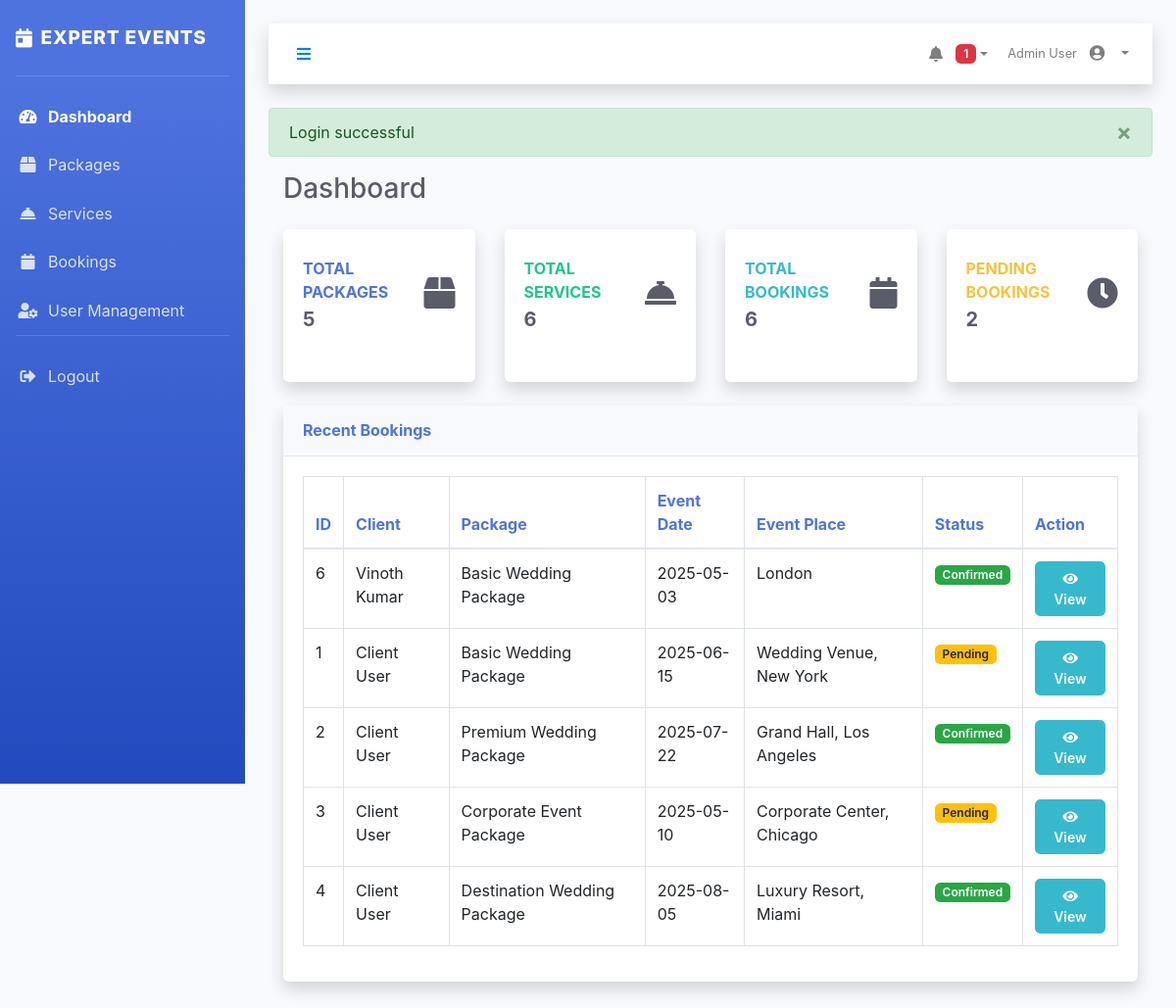
/pages/dashboard.php (signed in), run on the app's committed database.
### tables this page shows
CREATE TABLE `bookings` (
  `id` bigint(20) UNSIGNED NOT NULL,
  `user_id` int(11) DEFAULT NULL,
  `package_id` int(11) DEFAULT NULL,
  `event_place` varchar(255) DEFAULT NULL,
  `event_date` date DEFAULT NULL,
  `discount` decimal(10,2) DEFAULT NULL,
  `confirmed_by` int(11) DEFAULT NULL,
  `status` varchar(20) DEFAULT 'pending',
  `created_at` timestamp NOT NULL DEFAULT current_timestamp()
);

### config/database.php (called while the page is built, shortened)
<?php
class Database {
    private static $instance = null;
    private $connection;
    private function __construct() {
        $host = "localhost";
        $port = "3306";
        $dbname = "event_v2";
        $user = "root";
        $password = "";
        $dsn = "mysql:host=$host;port=$port;dbname=$dbname;charset=utf8mb4";
        try {
            $this->connection = new PDO($dsn, $user, $password);
            $this->connection->setAttribute(PDO::ATTR_ERRMODE, PDO::ERRMODE_EXCEPTION);
        } catch (PDOException $e) {
            echo "Database Connection Error: " . $e->getMessage();
            exit;
        }
    }
    public static function getInstance() {
        if (self::$instance === null) {
            self::$instance = new self();
        }
        return self::$instance;
    }
    public function query($sql, $params = []) {
        try {
            $stmt = $this->connection->prepare($sql);
            $stmt->execute($params);
            return $stmt->fetchAll(PDO::FETCH_ASSOC);
        } catch (PDOException $e) {
            echo "Query Error: " . $e->getMessage();
            return false;
        }
    }
    public function queryOne($sql, $params = []) {
        try {
            $stmt = $this->connection->prepare($sql);
            $stmt->execute($params);
            return $stmt->fetch(PDO::FETCH_ASSOC);
        } catch (PDOException $e) {
            echo "Query Error: " . $e->getMessage();
            return false;
        }
    }
}
?>

### pages/dashboard.php (the view, shortened to what this page needs)
<?php
require_once '../includes/header.php';
    $db = Database::getInstance();
    $users = $db->query("SELECT * FROM users");
    $packages = $db->query("SELECT * FROM packages");
    $services = $db->query("SELECT * FROM services");
    if ($_SESSION['user_role'] === 'client') {
        $bookings = $db->query("SELECT * FROM bookings WHERE user_id = ?", [$_SESSION['user_id']]);
        $pendingCount = $db->queryOne("SELECT COUNT(*) as count FROM bookings WHERE user_id = ? AND status = 'pending'", [$_SESSION['user_id']]);
        $confirmedCount = $db->queryOne("SELECT COUNT(*) as count FROM bookings WHERE user_id = ? AND status = 'confirmed'", [$_SESSION['user_id']]);
        $pendingBookings = $pendingCount['count'];
        $confirmedBookings = $confirmedCount['count'];
        $recentBookings = $db->query("SELECT * FROM bookings WHERE user_id = ? ORDER BY created_at DESC LIMIT 5", [$_SESSION['user_id']]);
    } else {
        $bookings = $db->query("SELECT * FROM bookings");
        $pendingCount = $db->queryOne("SELECT COUNT(*) as count FROM bookings WHERE status = 'pending'");
        $pendingBookings = $pendingCount['count'];
        $recentBookings = $db->query("SELECT * FROM bookings ORDER BY created_at DESC LIMIT 5");
    }
    $totalPackages = count($packages);
    $totalServices = count($services);
    $totalBookings = count($bookings);
?>
<div class="d-sm-flex align-items-center justify-content-between mb-4">
    <h1 class="h3 mb-0 text-gray-800">Dashboard</h1>
</div>
<div class="row">
    <?php if ($_SESSION['user_role'] !== 'client'): ?>
    <div class="col-xl-3 col-md-6 mb-4">
        <div class="card border-left-primary shadow h-100 py-2">
            <div class="card-body">
                <div class="row no-gutters align-items-center">
                    <div class="col mr-2">
                        <div class="text-xs font-weight-bold text-primary text-uppercase mb-1">
                            Total Packages</div>
                        <div class="h5 mb-0 font-weight-bold text-gray-800"><?php echo $totalPackages; ?></div>
                    </div>
                    <div class="col-auto">
                        <i class="fas fa-box fa-2x text-gray-300"></i>
                    </div>
                </div>
            </div>
        </div>
    </div>
    <?php endif; ?>
    <?php if ($_SESSION['user_role'] !== 'client'): ?>
    <div class="col-xl-3 col-md-6 mb-4">
        <div class="card border-left-success shadow h-100 py-2">
            <div class="card-body">
                <div class="row no-gutters align-items-center">
                    <div class="col mr-2">
                        <div class="text-xs font-weight-bold text-success text-uppercase mb-1">
                            Total Services</div>
                        <div class="h5 mb-0 font-weight-bold text-gray-800"><?php echo $totalServices; ?></div>
                    </div>
                    <div class="col-auto">
                        <i class="fas fa-concierge-bell fa-2x text-gray-300"></i>
                    </div>
                </div>
            </div>
        </div>
    </div>
    <?php endif; ?>
    <div class="col-xl-3 col-md-6 mb-4">
        <div class="card border-left-info shadow h-100 py-2">
            <div class="card-body">
                <div class="row no-gutters align-items-center">
                    <div class="col mr-2">
                        <div class="text-xs font-weight-bold text-info text-uppercase mb-1">
                            Total Bookings</div>
                        <div class="h5 mb-0 font-weight-bold text-gray-800"><?php echo $totalBookings; ?></div>
                    </div>
                    <div class="col-auto">
                        <i class="fas fa-calendar fa-2x text-gray-300"></i>
                    </div>
                </div>
            </div>
        </div>
    </div>
    <div class="col-xl-3 col-md-6 mb-4">
        <div class="card border-left-warning shadow h-100 py-2">
            <div class="card-body">
                <div class="row no-gutters align-items-center">
                    <div class="col mr-2">
                        <div class="text-xs font-weight-bold text-warning text-uppercase mb-1">
                            Pending Bookings</div>
                        <div class="h5 mb-0 font-weight-bold text-gray-800"><?php echo $pendingBookings; ?></div>
                    </div>
                    <div class="col-auto">
                        <i class="fas fa-clock fa-2x text-gray-300"></i>
                    </div>
                </div>
            </div>
        </div>
    </div>
</div>
<div class="card shadow mb-4">
    <div class="card-header py-3">
        <h6 class="m-0 font-weight-bold text-primary">Recent Bookings</h6>
    </div>
    <div class="card-body">
        <div class="table-responsive">
            <table class="table table-bordered" width="100%" cellspacing="0">
                <thead>
                    <tr>
                        <th>ID</th>
                        <?php if ($_SESSION['user_role'] !== 'client'): ?>
                        <th>Client</th>
                        <?php endif; ?>
                        <th>Package</th>
                        <th>Event Date</th>
                        <th>Event Place</th>
                        <th>Status</th>
                        <th>Action</th>
                    </tr>
                </thead>
                <tbody>
                    <?php
                    $userNames = [];
                    foreach ($users as $user) {
                        $userNames[$user['id']] = $user['name'];
                    }
                    $packageNames = [];
                    foreach ($packages as $package) {
                        $packageNames[$package['id']] = $package['name'];
                    }
                    foreach ($recentBookings as $booking):
                    ?>
                    <tr>
                        <td><?php echo $booking['id']; ?></td>
                        <?php if ($_SESSION['user_role'] !== 'client'): ?>
                        <td><?php echo $userNames[$booking['user_id']] ?? 'Unknown'; ?></td>
                        <?php endif; ?>
                        <td><?php echo $packageNames[$booking['package_id']] ?? 'Unknown'; ?></td>
                        <td><?php echo $booking['event_date']; ?></td>
                        <td><?php echo $booking['event_place']; ?></td>
                        <td>
                            <?php if ($booking['status'] === 'confirmed'): ?>
                                <span class="badge badge-success">Confirmed</span>
                            <?php else: ?>
                                <span class="badge badge-warning">Pending</span>
                            <?php endif; ?>
                        </td>
                        <td>
                            <?php if ($_SESSION['user_role'] === 'client'): ?>
                                <a href="my-bookings.php" class="btn btn-sm btn-info">
                                    <i class="fas fa-eye"></i> View
                                </a>
                            <?php else: ?>
                                <a href="bookings.php" class="btn btn-sm btn-info">
                                    <i class="fas fa-eye"></i> View
                                </a>
                            <?php endif; ?>
                        </td>
                    </tr>
                    <?php endforeach; ?>
                </tbody>
            </table>
        </div>
    </div>
</div>
<?php require_once '../includes/footer.php'; ?>

### data on the page
bookings: id "6", user "Vinoth Kumar", package "Basic Wedding Package", event_date "2025-05-03", event_place "London", status "Confirmed"
bookings: id "1", user "Client User", package "Basic Wedding Package", event_date "2025-06-15", event_place "Wedding Venue, New York", status "Pending"
bookings: id "2", user "Client User", package "Premium Wedding Package", event_date "2025-07-22", event_place "Grand Hall, Los Angeles", status "Confirmed"
bookings: id "3", user "Client User", package "Corporate Event Package", event_date "2025-05-10", event_place "Corporate Center, Chicago", status "Pending"
bookings: id "4", user "Client User", package "Destination Wedding Package", event_date "2025-08-05", event_place "Luxury Resort, Miami", status "Confirmed"

### other printed values
$item['title'] "Dashboard"
$item['title'] "Packages"
$item['title'] "Services"
$item['title'] "Bookings"
$item['title'] "User Management"
$unreadCount "1"
$_SESSION['user_name'] "Admin User"
$_SESSION['flash_message'] "Login successful"
$totalPackages "5"
$totalServices "6"
$totalBookings "6"
$pendingBookings "2"
